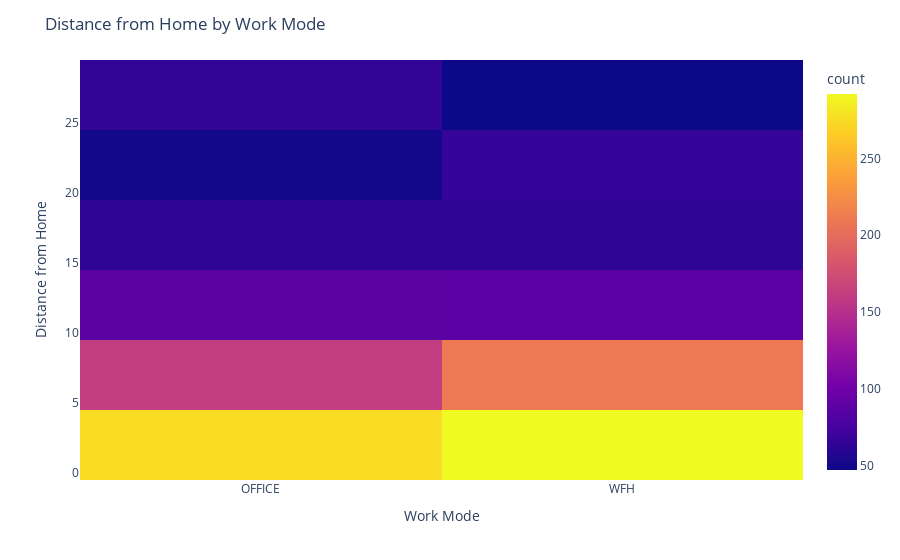

The notebook cell saved with this chart:
### Code cell
import plotly.express as px
fig = px.density_heatmap(a, x='Mode_of_work', y='DistanceFromHome')
fig.update_layout(title='Distance from Home by Work Mode')
fig.update_xaxes(title='Work Mode')
fig.update_yaxes(title='Distance from Home')
fig.show()

### Figure 1 — Plotly figure (JSON) as saved in the notebook; plotly's stock layout.template omitted (floating-point values rounded to 4 significant figures; data arrays with more than 128 entries replaced by an {"elided": "..."} marker saying what was removed)
{"data": [{"coloraxis": "coloraxis", "hovertemplate": "Mode_of_work=%{x}<br>DistanceFromHome=%{y}<br>count=%{z}<extra></extra>", "name": "", "type": "histogram2d", "x": {"elided": "1470 str values"}, "xaxis": "x", "xbingroup": "x", "y": {"elided": "1470 int values"}, "yaxis": "y", "ybingroup": "y"}], "layout": {"coloraxis": {"colorbar": {"title": {"text": "count"}}, "colorscale": [[0, "#0d0887"], [0.1111, "#46039f"], [0.2222, "#7201a8"], [0.3333, "#9c179e"], [0.4444, "#bd3786"], [0.5556, "#d8576b"], [0.6667, "#ed7953"], [0.7778, "#fb9f3a"], [0.8889, "#fdca26"], [1, "#f0f921"]]}, "legend": {"tracegroupgap": 0}, "margin": {"t": 60}, "title": {"text": "Distance from Home by Work Mode"}, "xaxis": {"anchor": "y", "domain": [0, 1], "title": {"text": "Work Mode"}}, "yaxis": {"anchor": "x", "domain": [0, 1], "title": {"text": "Distance from Home"}}}}
